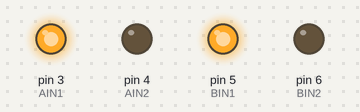
Simulated run of this sketch. Board: Arduino Uno, built with avr-gcc and run on an emulated ATmega328P. On the bench: output pins drawn as LEDs (lit = HIGH).

Above: at 0.1 s.
Timing chart, 0 to 1.6 s (numbered marks = the images above):
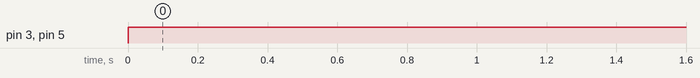

Measured:
- by itself, pin 3 (AIN1), pin 5 (BIN1): LOW → HIGH at 0.00 s

The sketch:

test_drv8833.ino
```cpp
#define AIN1 3
#define AIN2 4
#define BIN1 5
#define BIN2 6

void setup() {
  Serial.begin(9600);

  pinMode(AIN1,OUTPUT);
  pinMode(AIN2,OUTPUT);
  pinMode(BIN1,OUTPUT);
  pinMode(BIN2,OUTPUT);

}

void loop() {

  analogWrite(AIN1, 255);
  digitalWrite(AIN2,LOW);
  analogWrite(BIN1, 255);
  digitalWrite(BIN2,LOW);
}
```
